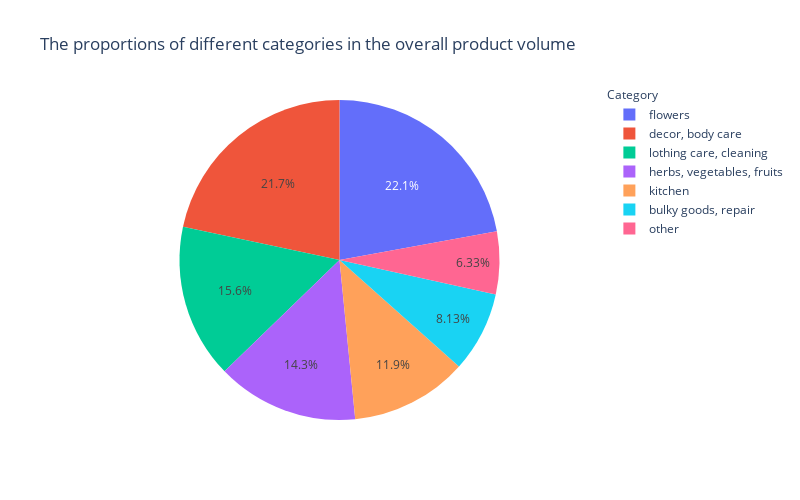

Notebook code cell kept with this figure:
### Markdown cell above
The highest revenue comes from the categories 'Bulky goods, repairs' and 'Clothing care and cleaning.' 

The least populated category is 'Herbs, vegetables, fruits.

### Code cell
fig = go.Figure(data=[go.Pie(labels = data_flt['category'],
                             values = data_flt['quantity'])]) #Specifying the values that will appear on the segment labels
fig.update_layout(title= 'The proportions of different categories in the overall product volume',
                  width=800, 
                  height=500,
                  annotations=[dict(x=1.12, # manually adjusting the legend annotation.
                                    y=1.05,
                                    text='Category',
                                    showarrow=False)])
fig.show()

### Figure 1 — Plotly figure (JSON) as saved in the notebook; plotly's stock layout.template omitted (floating-point values rounded to 4 significant figures; data arrays with more than 128 entries replaced by an {"elided": "..."} marker saying what was removed)
{"data": [{"labels": {"elided": "5552 str values"}, "type": "pie", "values": {"elided": "5552 int values"}}], "layout": {"annotations": [{"showarrow": false, "text": "Category", "x": 1.12, "y": 1.05}], "height": 500, "title": {"text": "The proportions of different categories in the overall product volume"}, "width": 800}}
